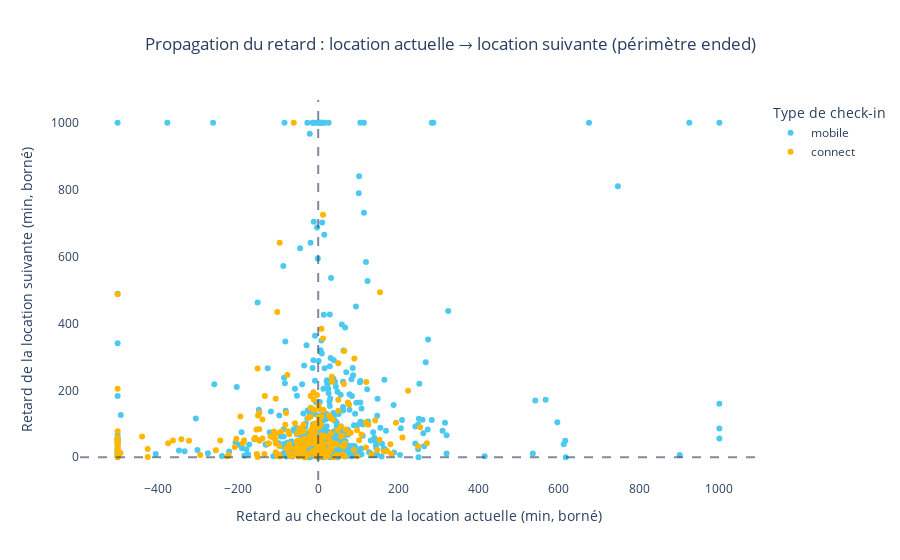

Source (notebook cell):
### Markdown cell above
#### IX. Propagation du retard vers la location suivante

### Code cell
# Keep ended + relevant flows
ended = df_ended[df_ended[COL_CHECKIN].isin(["mobile", "connect"])].copy()

# Build mapping: previous_ended_rental_id -> next rental_id
# (i.e., "A is previous of B" => map[A] = B)
prev_to_next = (
    ended.dropna(subset=[COL_PREV_ID, COL_RENTAL])
        .astype({COL_PREV_ID: "Int64", COL_RENTAL: "Int64"})
        .set_index(COL_PREV_ID)[COL_RENTAL]
        .to_dict()
)

# Add next_rental_id for each current rental_id
df_next = ended.copy()
df_next[COL_RENTAL] = df_next[COL_RENTAL].astype("Int64")
df_next[COL_NEXT_ID] = df_next[COL_RENTAL].map(prev_to_next)

# Map next delay
delay_map = df_next.set_index(COL_RENTAL)["delay_clipped"].to_dict()
df_next["next_delay"] = df_next[COL_NEXT_ID].map(delay_map)

# Keep valid pairs with both delays known
df_plot = df_next.dropna(subset=["delay_clipped", "next_delay"]).copy()

# Focus on non-negative delays for the next rental + clip for readability
df_plot = df_plot[df_plot["next_delay"] >= 0].copy()
df_plot["next_delay"] = df_plot["next_delay"].clip(0, CLIP_MAX)
df_plot["delay_clipped"] = df_plot["delay_clipped"].clip(CLIP_MIN, CLIP_MAX)

# Scatter
fig_scatter = px.scatter(
    df_plot,
    x="delay_clipped",
    y="next_delay",
    color=COL_CHECKIN,
    color_discrete_map=COLOR_CI,
    labels={
        "delay_clipped": "Retard au checkout de la location actuelle (min, borné)",
        "next_delay": "Retard de la location suivante (min, borné)",
        COL_CHECKIN: "Type de check-in",
    },
    title="Propagation du retard : location actuelle → location suivante (périmètre ended)",
)
fig_scatter.add_hline(y=0, line_dash="dash", opacity=0.6)
fig_scatter.add_vline(x=0, line_dash="dash", opacity=0.6)
fig_scatter.update_layout(title_x=0.5, plot_bgcolor="white")
fig_scatter.show()

# KPIs
n = len(df_plot)
pct_late_next = (df_plot["next_delay"] > 0).mean() * 100 if n else 0.0
avg_next_delay = (
    df_plot.loc[df_plot["next_delay"] > 0, "next_delay"].mean() if n else 0.0
)

print(f"Paires utilisées : {n:,}")
print(f"% de locations suivantes en retard : {pct_late_next:.1f} %")
print(f"Retard moyen de la suivante (conditionnellement aux retards) : {avg_next_delay:.1f} min")

### Figure 1 — Plotly figure (JSON) as saved in the notebook; plotly's stock layout.template omitted (floating-point values rounded to 4 significant figures; data arrays with more than 128 entries replaced by an {"elided": "..."} marker saying what was removed)
{"data": [{"hovertemplate": "Type de check-in=mobile<br>Retard au checkout de la location actuelle (min, borné)=%{x}<br>Retard de la location suivante (min, borné)=%{y}<extra></extra>", "legendgroup": "mobile", "marker": {"color": "#4cc9f0", "symbol": "circle"}, "mode": "markers", "name": "mobile", "orientation": "v", "showlegend": true, "type": "scatter", "x": {"elided": "524 float values"}, "xaxis": "x", "y": {"elided": "524 float values"}, "yaxis": "y"}, {"hovertemplate": "Type de check-in=connect<br>Retard au checkout de la location actuelle (min, borné)=%{x}<br>Retard de la location suivante (min, borné)=%{y}<extra></extra>", "legendgroup": "connect", "marker": {"color": "#ffb703", "symbol": "circle"}, "mode": "markers", "name": "connect", "orientation": "v", "showlegend": true, "type": "scatter", "x": {"elided": "266 float values"}, "xaxis": "x", "y": {"elided": "266 float values"}, "yaxis": "y"}], "layout": {"legend": {"title": {"text": "Type de check-in"}, "tracegroupgap": 0}, "plot_bgcolor": "white", "shapes": [{"line": {"dash": "dash"}, "opacity": 0.6, "type": "line", "x0": 0, "x1": 1, "xref": "x domain", "y0": 0, "y1": 0, "yref": "y"}, {"line": {"dash": "dash"}, "opacity": 0.6, "type": "line", "x0": 0, "x1": 0, "xref": "x", "y0": 0, "y1": 1, "yref": "y domain"}], "title": {"text": "Propagation du retard : location actuelle → location suivante (périmètre ended)", "x": 0.5}, "xaxis": {"anchor": "y", "domain": [0, 1], "title": {"text": "Retard au checkout de la location actuelle (min, borné)"}}, "yaxis": {"anchor": "x", "domain": [0, 1], "title": {"text": "Retard de la location suivante (min, borné)"}}}}
